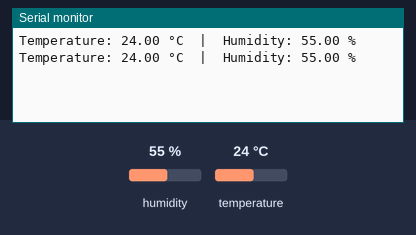
Simulated run of this sketch. Board: Arduino Uno, built with avr-gcc and run on an emulated ATmega328P. Parts: the last lines printed to the serial monitor. Inputs (shaded band) come from the test bench; at power-on: humidity 55 %, temperature 24 °C.

Above: at 2.8 s.
2.9 s: humidity set to 22 %
At 5.2 s:
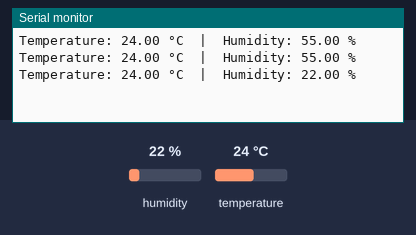
5.6 s: temperature set to 12 °C
At 6.4 s:
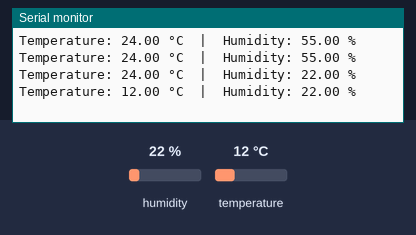
8.3 s: humidity set to 40 %
At 11.3 s:
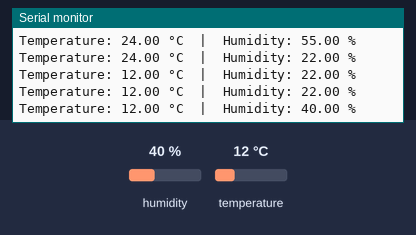
Timing chart, 0 to 12.8 s (numbered marks = the images above; inputs shaded):
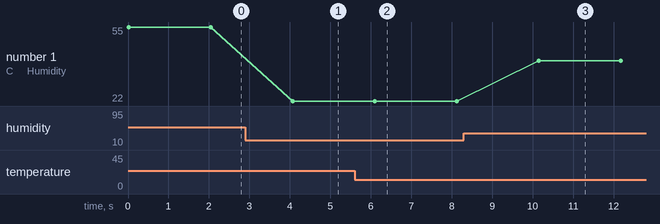

The sketch:

read_tempeture_dht11.ino
```cpp
#include <DHT.h>

#define DHTPIN 2       // DHT11 connected to Pin 2
#define DHTTYPE DHT11  // Define sensor type as DHT11

DHT dht(DHTPIN, DHTTYPE);  // Initialize DHT sensor

void setup() {
    Serial.begin(9600);
    dht.begin();
}

void loop() {
    float temperature = dht.readTemperature();  // Read temperature in Celsius
    float humidity = dht.readHumidity();        // Read humidity

    // Check if readings are valid
    if (isnan(temperature) || isnan(humidity)) {
        Serial.println("Failed to read from DHT sensor!");
        return;
    }

    Serial.print("Temperature: ");
    Serial.print(temperature);
    Serial.print(" °C  |  Humidity: ");
    Serial.print(humidity);
    Serial.println(" %");

    delay(2000);  // Wait 2 seconds before next reading
}
```

Measured:
- after the input at 2.9 s, the serial monitor: prints a new line after 1.2 s (image 1)
- after the input at 5.6 s, the serial monitor: prints a new line after 0.50 s (image 2)
- after the input at 8.3 s, the serial monitor: prints a new line after 1.8 s (image 3)
- plotted number 1: 55 → 22 after the input at 2.9 s, 22 → 40 after the input at 8.3 s
